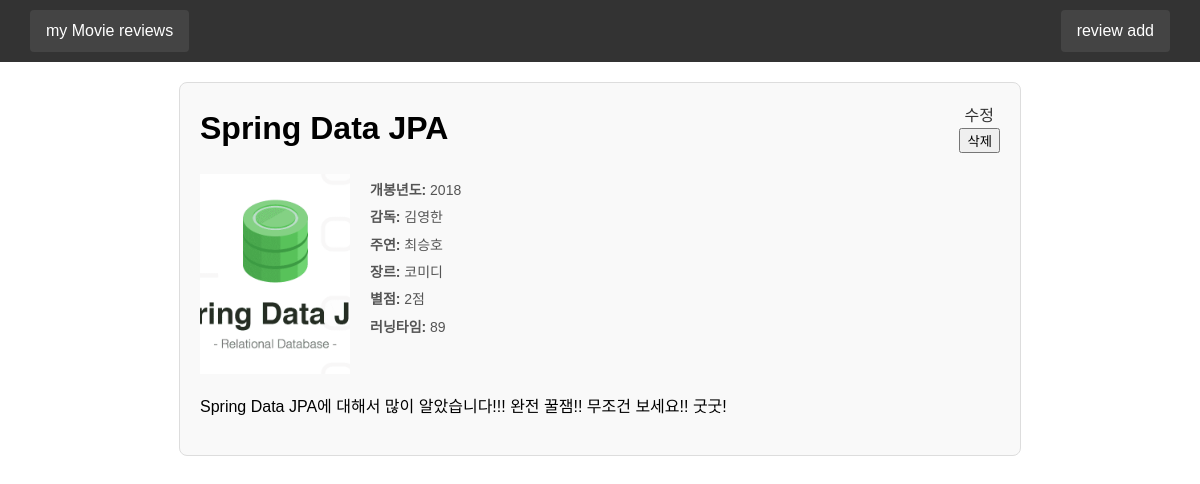
Screenshot of /review/7 with the database file from the repository.
### review/models.py (models this page shows)
class Review(models.Model):
    title = models.CharField(max_length=30)
    review = models.TextField()
    genre = models.CharField(max_length=5)
    year=models.CharField(max_length=5, default='0')
    rate = models.CharField(max_length=3, default='0')
    movie_time = models.PositiveIntegerField()
    img_url = models.ImageField(upload_to='images/', default='images/basic.jpg')
    director = models.CharField(max_length=10)
    actor = models.CharField(max_length=10)

### review/views.py (the view)
# urls.py: path('review/<int:pk>', review_detail, name='review_detail'),
def review_detail(request, pk):
    review = Review.objects.get(id=pk)
    context = {'review': review}
    return render(request, 'review_detail.html', context)

### templates/review_detail.html (shortened to what this page needs)
{% extends 'header.html' %}
{% block content %}
<div class="container2">
    <div class="movie-header">
        <h1>{{ review.title }}</h1>
        <div class="actions">
            <a href="/review/{{ review.id }}/update">수정</a>
            <form action="/review/{{ review.id }}/delete" method="post">
                <input type="submit" value="삭제">
            </form>
        </div>
    </div>
    <div class="movie-details">
        <div class="movie-poster">
            <img src="{{ review.img_url.url }}" alt="포스터 이미지" style="width: 100%; height: 100%; object-fit: cover;">
        </div>
        <div class="movie-info">
            <p><strong>개봉년도:</strong> {{ review.year }}</p>
            <p><strong>감독:</strong> {{ review.director }}</p>
            <p><strong>주연:</strong> {{ review.actor }}</p>
            <p><strong>장르:</strong> {{ review.genre }}</p>
            <p><strong>별점:</strong> {{ review.rate }}</p>
            <p><strong>러닝타임:</strong> {{ review.movie_time }}</p>
        </div>
    </div>
    <div class="movie-description">
        <p>{{ review.review }}</p>
    </div>
</div>
{% endblock %}

### static/detail.css (style rules this page uses)
.container2 { max-width: 800px; margin: 20px auto; padding: 20px; border: 1px solid #ddd; border-radius: 8px; background-color: #f9f9f9; }
.movie-header { display: flex; align-items: center; justify-content: space-between; }
.movie-header h1 { margin: 0; }
.movie-header .actions a { color: #333; text-decoration: none; margin: 0 5px; }
.movie-details { display: flex; margin-top: 20px; }
.movie-poster { width: 150px; height: 200px; background-color: #ddd; margin-right: 20px; }
.movie-info { flex: 1; }
.movie-info p { margin: 5px 0; }
.movie-description { margin-top: 20px; }

### static/header.css (style rules this page uses)
body { font-family: Arial, sans-serif; line-height: 1.6; margin: 0; padding: 0; }

### static/home.css (style rules this page uses)
.movie-info { font-size: 14px; color: #555; }

### rows the page displays
Review: title "Spring Data JPA", img_url (picture), year "2018", director "김영한", actor "최승호", genre "코미디", rate "2점", movie_time "89", review "Spring Data JPA에 대해서 많이 알았습니다!!! 완전 꿀잼!! 무조건 보세요!! 굿굿!"
